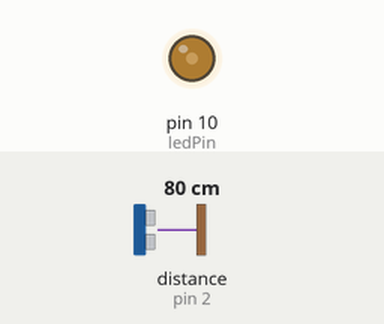
The sketch below on a simulated Arduino Uno, built with avr-gcc and run on an emulated ATmega328P. Shown: output pins drawn as LEDs (lit = HIGH). Wiring (inferred from the names in the program): ultrasonic range finder: trigger pin 4; echo pin 2. Inputs (shaded band) come from the test bench; at power-on: distance to the obstacle (sensor on pin 2) 80 cm. The echo pulse lasts 58.3 µs per cm; pins used as bus, display or sensor lines are not drawn.

Above: at 1.2 s.
1.3 s: distance to the obstacle (sensor on pin 2) set to 2 cm
At 2.5 s:
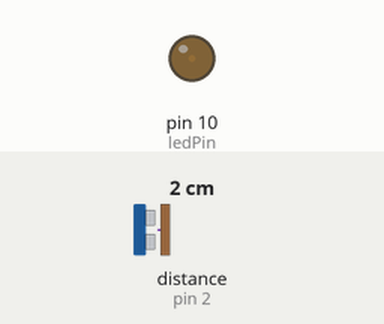
2.8 s: distance to the obstacle (sensor on pin 2) set to 250 cm
At 3.6 s:
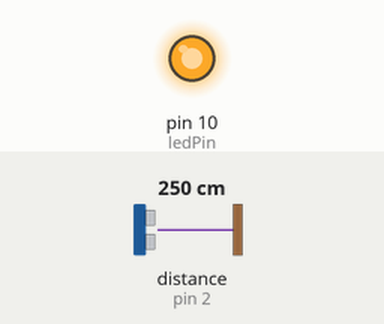
Timing chart, 0 to 5.8 s (numbered marks = the images above; inputs shaded):
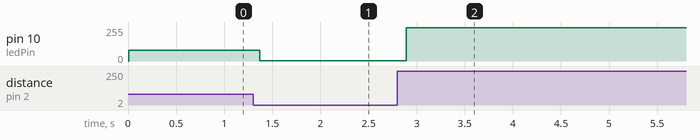

Measured:
- after the input at 1.3 s, pin 10 (ledPin): 80/255 → 1/255 after 0.07 s
- after the input at 2.8 s, pin 10 (ledPin): 1/255 → 250/255 after 0.09 s

The sketch:

Assignment_4.ino
```cpp
void setup() {
  Serial.begin(9600);
  pinMode(4, OUTPUT); // 4 = Trig
  pinMode(2, INPUT); // 2 = Echo
  pinMode(10, OUTPUT); // ledPin
}

void loop() {
  digitalWrite(4, HIGH);
  delayMicroseconds(10);
  digitalWrite(4, LOW);
  int pulseWidth = pulseIn(2, HIGH);
  long distance = pulseWidth/29/2;
  analogWrite(10, distance);
  delay(100);
}
```
